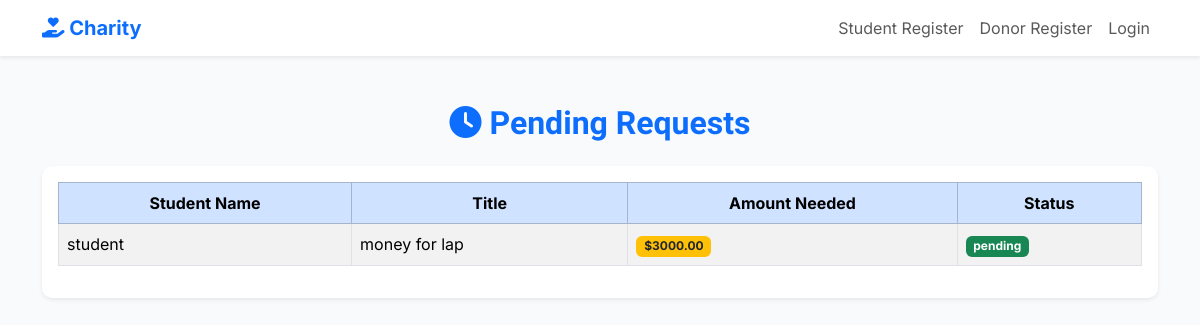
The app's page /view_pendingrequests with its own data.
### donation/models.py (models this page shows)
class Donation_request(models.Model):
    CATOGERY_CHOICES=[
          ('Books','Books'),
           ('Tution','Tution'),
           ('Uniform','Uniform'),
           ('Laptop','Laptop'),
           ('Others','Others'),
    ]
    stud=models.ForeignKey(Student,on_delete=models.CASCADE)
    catogery=models.CharField(max_length=20,choices=CATOGERY_CHOICES,default='Others')
    description=models.TextField()
    amount_needed=models.DecimalField(max_digits=10, decimal_places=2)
    location=models.CharField(max_length=100)
    id_document=models.FileField(upload_to='documents/id_docs/', null=True, blank=True)
    income_certificate=models.FileField(upload_to='documents/income_certs/', null=True, blank=True)
    status=models.CharField(max_length=20,choices=[('pending', 'Pending'),('approved', 'Approved'),('rejected', 'Rejected')], default='pending')
    created_at=models.DateTimeField(auto_now_add=True)

class Student(models.Model):
    user=models.OneToOneField('CoustomUser',on_delete=models.CASCADE)
    name=models.CharField(max_length=200)
    age=models.IntegerField()
    email=models.EmailField(max_length=40)
    contact_number=models.IntegerField()
    address=models.TextField()

### donation/views.py (the view)
# urls.py: path('view_pendingrequests',views.view_pendingrequests,name='view_pendingrequests'),
def view_pendingrequests(request):
     pending_req=Donation_request.objects.filter(status='pending')
     return render(request,'view_pendingrequests.html',{'pending_req':pending_req})

### templates/view_pendingrequests.html (shortened to what this page needs)
{% extends 'homepage.html' %}
{% block content %}
<!DOCTYPE html>
<html lang="en">
<head>
</head>
<body>
    <div class="container mt-5" style="font-family: 'Inter', sans-serif;">
    <h2 class="text-center text-primary fw-bold mb-4">
        <i class="fas fa-clock me-2"></i>Pending Requests
    </h2>
    <div class="card shadow-sm border-0">
        <div class="card-body">
            <table class="table table-bordered table-striped table-hover align-middle">
                <thead class="table-primary text-center">
                    <tr>
                        <th>Student Name</th>
                        <th>Title</th>
                        <th>Amount Needed</th>
                        <th>Status</th>
                    </tr>
                </thead>
                <tbody>
                    {% for i in pending_req %}
                    <tr>
                        <td>{{ i.stud.name }}</td>
                        <td>{{ i.description }}</td>
                        <td>
                            <span class="badge bg-warning text-dark">
                                ${{ i.amount_needed }}
                            </span>
                        </td>
                        <td>
                            {% if i.status == "Pending" %}
                                <span class="badge bg-danger">Pending</span>
                            {% else %}
                                <span class="badge bg-success">{{ i.status }}</span>
                            {% endif %}
                        </td>
                    </tr>
                    {% empty %}
                    <tr>
                        <td colspan="4" class="text-center text-muted">
                            No pending requests found.
                        </td>
                    </tr>
                    {% endfor %}
                </tbody>
            </table>
        </div>
    </div>
</div>
</body>
</html>
{% endblock %}

### records on screen
Donation_request: stud.name "student", description "money for lap", amount_needed "3000.00", status "pending"
